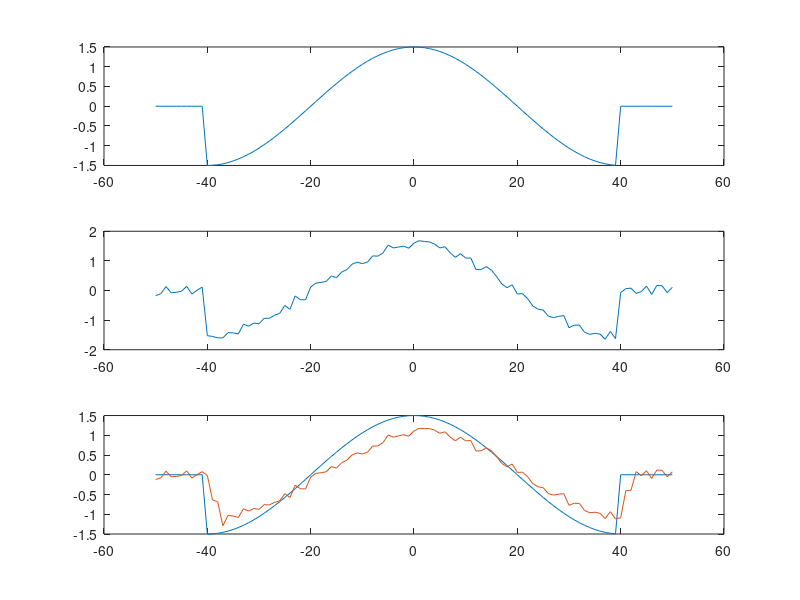

This figure's MATLAB source:
function ex22()
u = zeros(100);
n = -50:50;

function u = unit(n) 
u = zeros(size(n));
u(n >= 0) = 1;
end

function x = fx(n)
x = 1.5*cos(0.025*pi*n).*(unit(n+40)-unit(n-40));
end

x = fx(n);
function [result,ruidos] = ruido(values,n)
    ruidos = zeros(length(n),1);
    for i=1:length(n)
        ruidos(i) = 0.4*rand()-0.2;
    end
    result = zeros(length(n),1);
    for i=1:length(n)
        result(i) = values(i) + ruidos(i);
    end
end

[x1, ruidos_result] = ruido(x, n);
Yruido = 0.4 * (fx(n - 1) + ruidos_result') + 0.4 * (fx(n - 3) + ruidos_result') + -0.1 * (fx(n - 4) + ruidos_result');

subplot(3,1,1)
plot(n, x);
subplot(3,1,2)
plot(n, x1);
subplot(3,1,3)
plot(n, x);
hold all;
plot(n,Yruido);
end